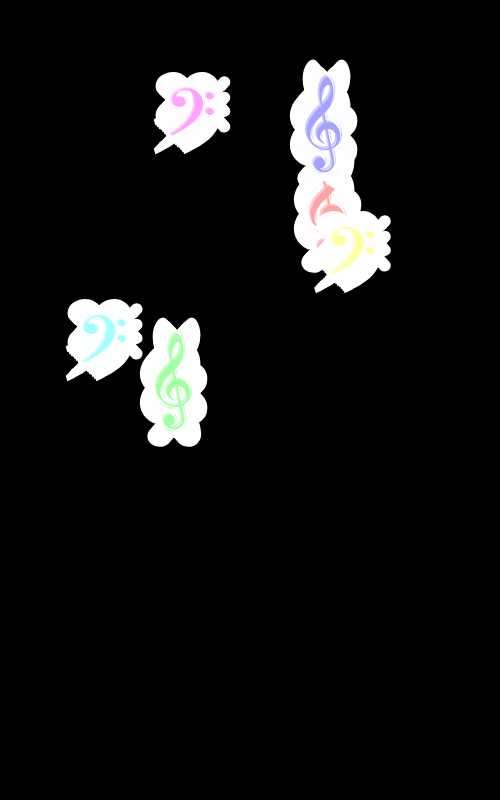
Frame 1 (no input)
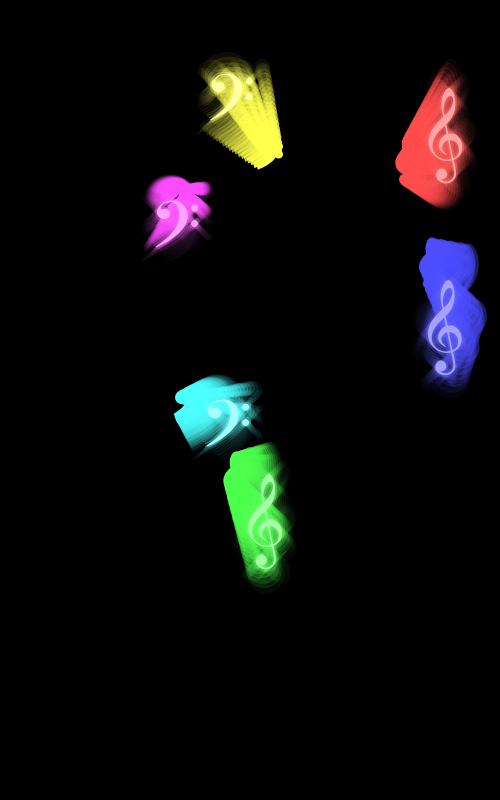
Frame 60 (no input)
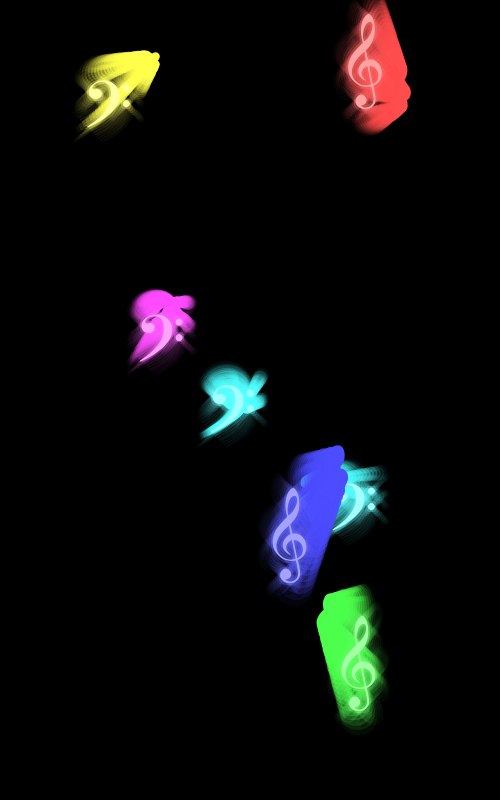
Frame 120 (the mouse pressed at the canvas centre since frame 60)

The p5.js sketch that drew these frames (run headless with seeded random() and noise() and a simulated clock; from frame 60 on, the mouse is pressed at the canvas centre):

// p5.js sketch
// ── sketch.js

      let symbols = [];
      const symbolSize = 80;

      class BouncingSymbol {
        constructor(char, x, y, hue) {
          this.char = char;
          // "𝄞" or "𝄢"
          this.pos = createVector(x, y);
          this.vel = createVector(random(-4, 4), random(-4, 4));
          this.size = symbolSize;
          this.hue = hue;               // 0–359 → full rainbow
          this.trail = [];
          this.maxTrail = 20;
        }

        update() {
          this.pos.add(this.vel);

          // Add to trail
          this.trail.push(this.pos.copy());
          if (this.trail.length > this.maxTrail) this.trail.shift();

          // Bounce off walls
          if (this.pos.x < this.size/2 || this.pos.x > width - this.size/2) {
            this.vel.x *= -0.96;
            this.pos.x = constrain(this.pos.x, this.size/2, width - this.size/2);
          }
          if (this.pos.y < this.size/2 || this.pos.y > height - this.size/2) {
            this.vel.y *= -0.96;
            this.pos.y = constrain(this.pos.y, this.size/2, height - this.size/2);
          }
        }

        display() {
          push();
          translate(this.pos.x, this.pos.y);

          // ——— GLOWING TRAIL ———
          noFill();
          for (let i = 0; i < this.trail.length; i++) {
            let alpha = map(i, 0, this.trail.length-1, 255, 0);
            let sz    = map(i, 0, this.trail.length-1, this.size*0.5, this.size*1.6);
            stroke(`hsla(${this.hue}, 100%, 65%, ${alpha/255})`);
            strokeWeight(5);
            textSize(sz);
            textAlign(CENTER, CENTER);
            text(this.char, this.trail[i].x - this.pos.x, this.trail[i].y - this.pos.y);
          }

          // ——— MULTI-LAYER NEON GLOW ———
          textSize(this.size);
          textAlign(CENTER, CENTER);
          for (let i = 8; i > 0; i--) {
            fill(`hsla(${this.hue}, 100%, 70%, ${0.35 / i})`);
            text(this.char, i*1.8, i*1.8);
            text(this.char, -i*1.8, i*1.8);
            text(this.char, i*1.8, -i*1.8);
            text(this.char, -i*1.8, -i*1.8);
          }

          // ———— BRIGHT CORE ———
          fill(`hsl(${this.hue}, 100%, 82%)`);
          noStroke();
          text(this.char, 0, 0);

          pop();
        }
      }

      function setup() {
        createCanvas(500, 800);
        colorMode(HSB, 360, 100, 100, 1);
        textFont("Georgia");
        background(0);

        // First 6 clefs — nice spaced rainbow colors
        for (let i = 0; i < 6; i++) {
          let hue = i * 60;  // 0, 60, 120, 180, 240, 300 → perfect rainbow
          let char = i % 2 === 0 ? "𝄞" : "𝄢";
          let x = random(symbolSize, width  - symbolSize);
          let y = random(symbolSize, height - symbolSize);
          symbols.push(new BouncingSymbol(char, x, y, hue));
        }
      }

      function draw() {
        background(0, 0, 0, 40);   // beautiful fading trails

        for (let s of symbols) {
          s.update();
          s.display();
        }
      }

      // ←←← THIS IS THE IMPORTANT PART →→→
      function mousePressed() {
        if (mouseX > 0 && mouseX < width && mouseY > 0 && mouseY < height) {
          // Give clicked symbols the EXACT same beautiful rainbow cycle
          let hue = frameCount * 3 % 360;           // slowly cycles through all colors
          // Or use: let hue = random(0, 360);      // totally random (also gorgeous)
          let char = random(["𝄞", "𝄢"]);
          
          symbols.push(new BouncingSymbol(char, mouseX, mouseY, hue));
        }
      }
  
 
